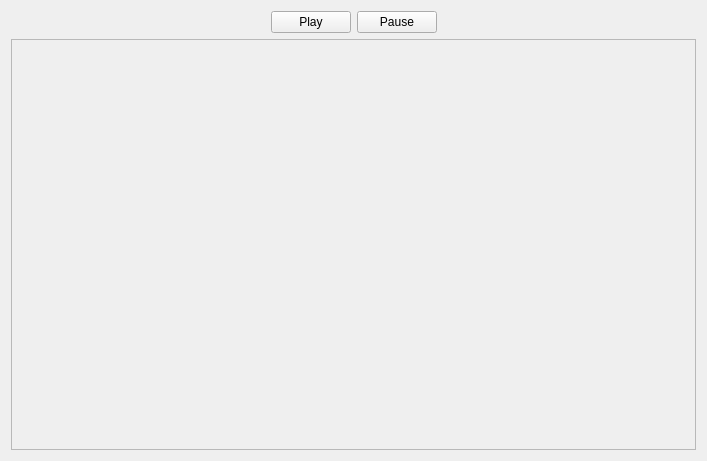
<?xml version="1.0" encoding="UTF-8"?>
<ui version="4.0">
 <class>Viewport</class>
 <widget class="QWidget" name="Viewport">
  <property name="geometry">
   <rect>
    <x>0</x>
    <y>0</y>
    <width>707</width>
    <height>461</height>
   </rect>
  </property>
  <property name="windowTitle">
   <string>Form</string>
  </property>
  <layout class="QGridLayout" name="gridLayout">
   <item row="1" column="0">
    <widget class="QFrame" name="frame">
     <property name="frameShape">
      <enum>QFrame::StyledPanel</enum>
     </property>
     <property name="frameShadow">
      <enum>QFrame::Raised</enum>
     </property>
    </widget>
   </item>
   <item row="0" column="0">
    <layout class="QHBoxLayout" name="horizontalLayout" stretch="0,0,0,0">
     <property name="sizeConstraint">
      <enum>QLayout::SetDefaultConstraint</enum>
     </property>
     <property name="bottomMargin">
      <number>0</number>
     </property>
     <item>
      <spacer name="horizontalSpacer_2">
       <property name="orientation">
        <enum>Qt::Horizontal</enum>
       </property>
       <property name="sizeHint" stdset="0">
        <size>
         <width>40</width>
         <height>20</height>
        </size>
       </property>
      </spacer>
     </item>
     <item>
      <widget class="QPushButton" name="pushButton">
       <property name="text">
        <string>Play</string>
       </property>
      </widget>
     </item>
     <item>
      <widget class="QPushButton" name="pushButton_2">
       <property name="text">
        <string>Pause</string>
       </property>
      </widget>
     </item>
     <item>
      <spacer name="horizontalSpacer">
       <property name="orientation">
        <enum>Qt::Horizontal</enum>
       </property>
       <property name="sizeHint" stdset="0">
        <size>
         <width>40</width>
         <height>20</height>
        </size>
       </property>
      </spacer>
     </item>
    </layout>
   </item>
  </layout>
 </widget>
 <resources/>
 <connections/>
</ui>
